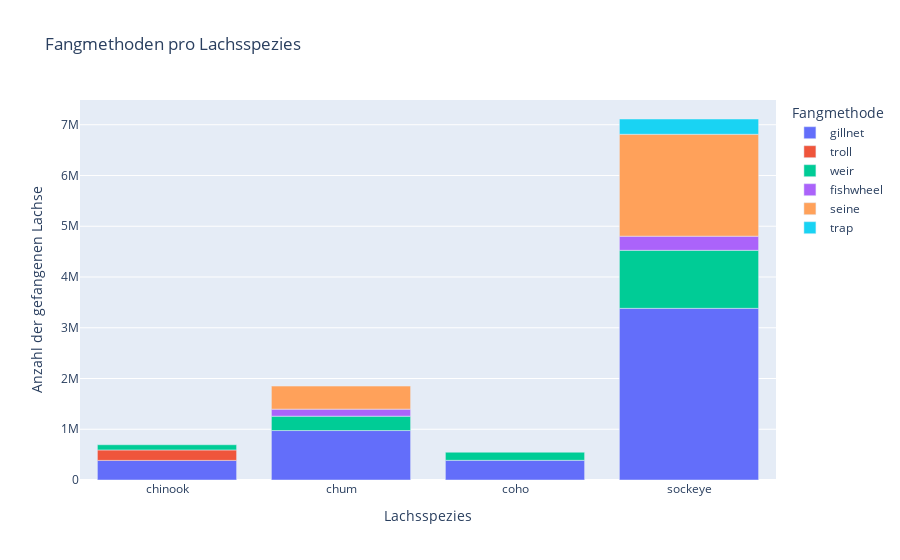

The notebook cell saved with this chart:
### Markdown cell above
### Fangmethoden

### Code cell
min_catches = 100000
species_method_counts = df.groupby(['Species', 'Gear']).size().reset_index(name='Total_Catches')

species_method_counts_filtered = species_method_counts[species_method_counts['Total_Catches'] >= min_catches]

fig = px.bar(species_method_counts_filtered, x='Species', y='Total_Catches', color='Gear',
             title='Fangmethoden pro Lachsspezies',
             labels={'Species': 'Lachsspezies', 'Total_Catches': 'Anzahl der gefangenen Lachse', 'Gear': 'Fangmethode'})
fig.update_xaxes(title='Lachsspezies')
fig.update_yaxes(title='Anzahl der gefangenen Lachse')
fig.show()

### Figure 1 — Plotly figure (JSON) as saved in the notebook; plotly's stock layout.template omitted (floating-point values rounded to 4 significant figures)
{"data": [{"alignmentgroup": "True", "hovertemplate": "Fangmethode=gillnet<br>Lachsspezies=%{x}<br>Anzahl der gefangenen Lachse=%{y}<extra></extra>", "legendgroup": "gillnet", "marker": {"color": "#636efa", "pattern": {"shape": ""}}, "name": "gillnet", "offsetgroup": "gillnet", "orientation": "v", "showlegend": true, "textposition": "auto", "type": "bar", "x": ["chinook", "chum", "coho", "sockeye"], "xaxis": "x", "y": [386593, 974265, 388033, 3382639], "yaxis": "y"}, {"alignmentgroup": "True", "hovertemplate": "Fangmethode=troll<br>Lachsspezies=%{x}<br>Anzahl der gefangenen Lachse=%{y}<extra></extra>", "legendgroup": "troll", "marker": {"color": "#EF553B", "pattern": {"shape": ""}}, "name": "troll", "offsetgroup": "troll", "orientation": "v", "showlegend": true, "textposition": "auto", "type": "bar", "x": ["chinook"], "xaxis": "x", "y": [205948], "yaxis": "y"}, {"alignmentgroup": "True", "hovertemplate": "Fangmethode=weir<br>Lachsspezies=%{x}<br>Anzahl der gefangenen Lachse=%{y}<extra></extra>", "legendgroup": "weir", "marker": {"color": "#00cc96", "pattern": {"shape": ""}}, "name": "weir", "offsetgroup": "weir", "orientation": "v", "showlegend": true, "textposition": "auto", "type": "bar", "x": ["chinook", "chum", "coho", "sockeye"], "xaxis": "x", "y": [101769, 283172, 159853, 1143215], "yaxis": "y"}, {"alignmentgroup": "True", "hovertemplate": "Fangmethode=fishwheel<br>Lachsspezies=%{x}<br>Anzahl der gefangenen Lachse=%{y}<extra></extra>", "legendgroup": "fishwheel", "marker": {"color": "#ab63fa", "pattern": {"shape": ""}}, "name": "fishwheel", "offsetgroup": "fishwheel", "orientation": "v", "showlegend": true, "textposition": "auto", "type": "bar", "x": ["chum", "sockeye"], "xaxis": "x", "y": [138693, 278344], "yaxis": "y"}, {"alignmentgroup": "True", "hovertemplate": "Fangmethode=seine<br>Lachsspezies=%{x}<br>Anzahl der gefangenen Lachse=%{y}<extra></extra>", "legendgroup": "seine", "marker": {"color": "#FFA15A", "pattern": {"shape": ""}}, "name": "seine", "offsetgroup": "seine", "orientation": "v", "showlegend": true, "textposition": "auto", "type": "bar", "x": ["chum", "sockeye"], "xaxis": "x", "y": [454242, 2007983], "yaxis": "y"}, {"alignmentgroup": "True", "hovertemplate": "Fangmethode=trap<br>Lachsspezies=%{x}<br>Anzahl der gefangenen Lachse=%{y}<extra></extra>", "legendgroup": "trap", "marker": {"color": "#19d3f3", "pattern": {"shape": ""}}, "name": "trap", "offsetgroup": "trap", "orientation": "v", "showlegend": true, "textposition": "auto", "type": "bar", "x": ["sockeye"], "xaxis": "x", "y": [300904], "yaxis": "y"}], "layout": {"barmode": "relative", "legend": {"title": {"text": "Fangmethode"}, "tracegroupgap": 0}, "title": {"text": "Fangmethoden pro Lachsspezies"}, "xaxis": {"anchor": "y", "domain": [0, 1], "title": {"text": "Lachsspezies"}}, "yaxis": {"anchor": "x", "domain": [0, 1], "title": {"text": "Anzahl der gefangenen Lachse"}}}}
